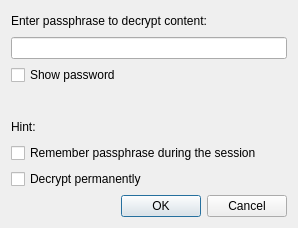
<?xml version="1.0" encoding="UTF-8"?>
<ui version="4.0">
 <class>DecryptionDialog</class>
 <widget class="QDialog" name="DecryptionDialog">
  <property name="geometry">
   <rect>
    <x>0</x>
    <y>0</y>
    <width>298</width>
    <height>228</height>
   </rect>
  </property>
  <property name="windowTitle">
   <string>Decrypt text</string>
  </property>
  <property name="styleSheet">
   <string notr="true">QDialog#NoteDecryptionDialog {
margin: 4px;
spacing: 4px;
}</string>
  </property>
  <property name="locale">
   <locale language="English" country="UnitedStates"/>
  </property>
  <layout class="QVBoxLayout" name="verticalLayout">
   <item>
    <widget class="QLabel" name="infoTextLabel">
     <property name="text">
      <string>Enter passphrase to decrypt content:</string>
     </property>
    </widget>
   </item>
   <item>
    <widget class="QLineEdit" name="passwordLineEdit">
     <property name="text">
      <string notr="true"/>
     </property>
     <property name="echoMode">
      <enum>QLineEdit::Password</enum>
     </property>
    </widget>
   </item>
   <item>
    <widget class="QCheckBox" name="showPasswordCheckBox">
     <property name="text">
      <string>Show password</string>
     </property>
    </widget>
   </item>
   <item>
    <widget class="QLabel" name="onErrorTextLabel">
     <property name="text">
      <string/>
     </property>
    </widget>
   </item>
   <item>
    <widget class="QLabel" name="hintLabel">
     <property name="text">
      <string>Hint:</string>
     </property>
     <property name="wordWrap">
      <bool>true</bool>
     </property>
    </widget>
   </item>
   <item>
    <widget class="QCheckBox" name="rememberPasswordCheckBox">
     <property name="text">
      <string>Remember passphrase during the session</string>
     </property>
    </widget>
   </item>
   <item>
    <widget class="QCheckBox" name="decryptPermanentlyCheckBox">
     <property name="text">
      <string>Decrypt permanently</string>
     </property>
    </widget>
   </item>
   <item>
    <widget class="QDialogButtonBox" name="buttonBox">
     <property name="orientation">
      <enum>Qt::Horizontal</enum>
     </property>
     <property name="standardButtons">
      <set>QDialogButtonBox::Cancel|QDialogButtonBox::Ok</set>
     </property>
    </widget>
   </item>
  </layout>
 </widget>
 <resources/>
 <connections>
  <connection>
   <sender>buttonBox</sender>
   <signal>accepted()</signal>
   <receiver>DecryptionDialog</receiver>
   <slot>accept()</slot>
   <hints>
    <hint type="sourcelabel">
     <x>248</x>
     <y>254</y>
    </hint>
    <hint type="destinationlabel">
     <x>157</x>
     <y>274</y>
    </hint>
   </hints>
  </connection>
  <connection>
   <sender>buttonBox</sender>
   <signal>rejected()</signal>
   <receiver>DecryptionDialog</receiver>
   <slot>reject()</slot>
   <hints>
    <hint type="sourcelabel">
     <x>316</x>
     <y>260</y>
    </hint>
    <hint type="destinationlabel">
     <x>286</x>
     <y>274</y>
    </hint>
   </hints>
  </connection>
 </connections>
</ui>
